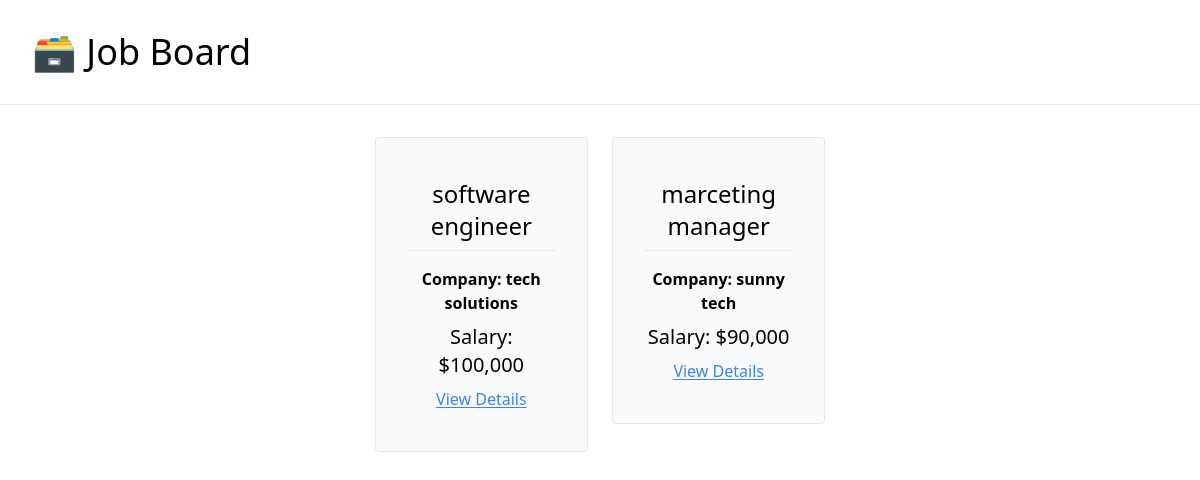
Before: / with the older database file.
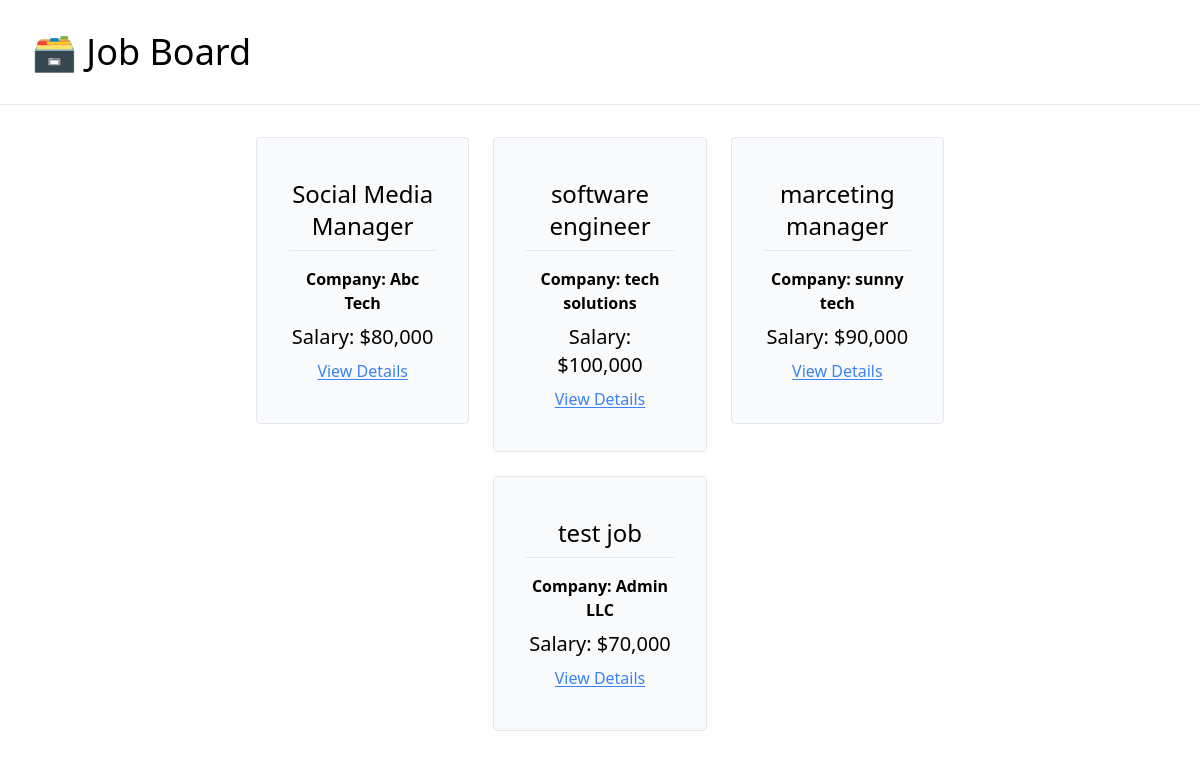
After: the same page with the newer database file.
### job_board/models.py (models this page shows, shortened)
class JobPosting(models.Model):
    title = models.CharField(max_length=100)
    description = models.TextField()
    company = models.CharField(max_length=100)
    salary = models.IntegerField()
    is_active = models.BooleanField(default=False)

### job_board/views.py (the view)
# urls.py: path('', index, name="home"),
def index(request):
    active_postings = JobPosting.objects.filter(is_active=True)
    context = {
        'job_postings': active_postings
    }
    return render(request, 'job_board/index.html', context)

### job_board/templates/job_board/index.html
{% extends 'job_board/_base.html' %}
{% load humanize %}
{% block content %}
    <div class="flex justify-center w-10/12 mx-auto flex-wrap gap-6">
        {% for posting in job_postings %}
            <a class="w-1/4 text-center" href="{% url 'job-detail' posting.pk %}">
            <div class="border rounded px-8 py-10 bg-gray-50 hover:bg-gray-100 hover:cursor-pointer">
                <p class="text-2xl pb-2">{{posting.title}}</p>
                <hr class="py-2">
                <p class="font-semibold pb-2">Company: {{posting.company}}</p>
                <p class="text-xl pb-2">Salary: ${{posting.salary|intcomma}}</p>
                <p class="underline underline-offset-2 text-blue-500 hover:text-blue-400">View Details</p>
            </div>
            </a>
        {% endfor %}
    </div>
{% endblock content %}

### job_board/templates/job_board/_base.html (shortened to what this page needs)
<!DOCTYPE html>
<html lang="en">
<head>
    <script src="https://cdn.tailwindcss.com"></script>
</head>
<body>
    <div class="mb-8">
        <h1 class="text-4xl py-8 pl-8">
        <a href="{% url 'home' %}">
                🗃️ Job Board
            </a>
        </h1>
        <hr>
    </div>
    <div class="container mx-auto mb-8">
        {% block content%}
        {% endblock content %}
    </div>
</body>
</html>

Changed rows visible on the page:
now on this page (row edited): JobPosting: title "Social Media Manager", company "Abc Tech", salary "80,000"
added JobPosting: title "test job", company "Admin LLC", salary "70,000"
